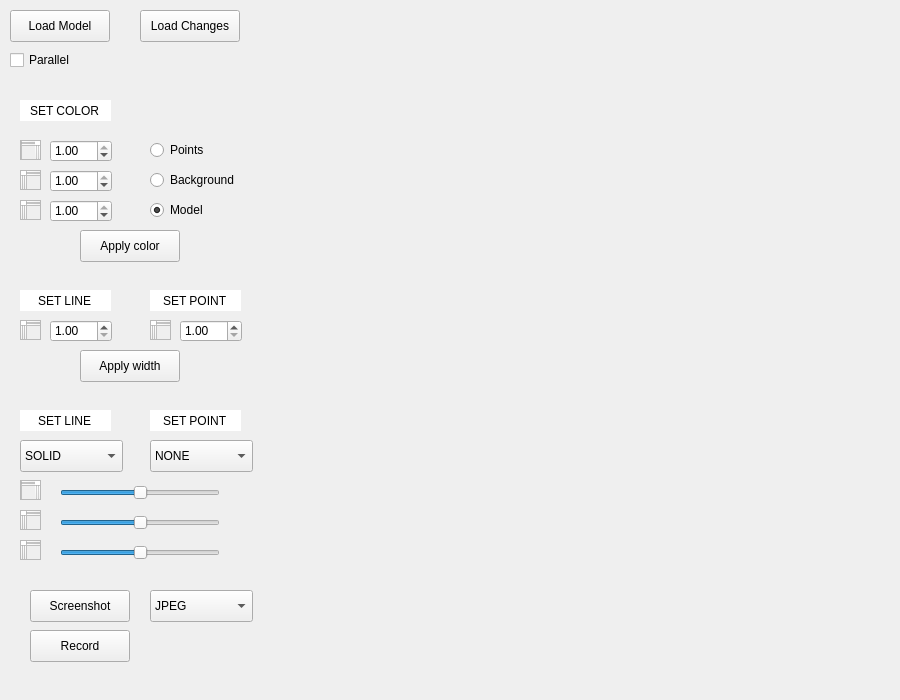
<?xml version="1.0" encoding="UTF-8"?>
<ui version="4.0">
 <class>MainWindow</class>
 <widget class="QMainWindow" name="MainWindow">
  <property name="geometry">
   <rect>
    <x>0</x>
    <y>0</y>
    <width>900</width>
    <height>700</height>
   </rect>
  </property>
  <property name="sizePolicy">
   <sizepolicy hsizetype="Minimum" vsizetype="Minimum">
    <horstretch>0</horstretch>
    <verstretch>0</verstretch>
   </sizepolicy>
  </property>
  <property name="minimumSize">
   <size>
    <width>900</width>
    <height>700</height>
   </size>
  </property>
  <property name="maximumSize">
   <size>
    <width>900</width>
    <height>700</height>
   </size>
  </property>
  <property name="windowTitle">
   <string>MainWindow</string>
  </property>
  <widget class="QWidget" name="centralwidget">
   <widget class="QWidget" name="gridLayoutWidget">
    <property name="geometry">
     <rect>
      <x>270</x>
      <y>10</y>
      <width>621</width>
      <height>561</height>
     </rect>
    </property>
    <layout class="QGridLayout" name="gridLayout"/>
   </widget>
   <widget class="QPushButton" name="change_model_button">
    <property name="geometry">
     <rect>
      <x>10</x>
      <y>10</y>
      <width>100</width>
      <height>32</height>
     </rect>
    </property>
    <property name="text">
     <string>Load Model</string>
    </property>
   </widget>
   <widget class="QLineEdit" name="lineEdit">
    <property name="geometry">
     <rect>
      <x>20</x>
      <y>100</y>
      <width>91</width>
      <height>21</height>
     </rect>
    </property>
    <property name="styleSheet">
     <string notr="true">lineEdit-&gt;setStyleSheet(&quot;QLineEdit {background-color: rgba(0, 0, 0, 0);}&quot;);</string>
    </property>
    <property name="text">
     <string>SET COLOR</string>
    </property>
    <property name="frame">
     <bool>false</bool>
    </property>
    <property name="echoMode">
     <enum>QLineEdit::Normal</enum>
    </property>
    <property name="alignment">
     <set>Qt::AlignCenter</set>
    </property>
    <property name="readOnly">
     <bool>true</bool>
    </property>
    <property name="placeholderText">
     <string/>
    </property>
   </widget>
   <widget class="QTextEdit" name="textEdit_R">
    <property name="geometry">
     <rect>
      <x>20</x>
      <y>140</y>
      <width>21</width>
      <height>20</height>
     </rect>
    </property>
    <property name="font">
     <font>
      <bold>true</bold>
     </font>
    </property>
    <property name="layoutDirection">
     <enum>Qt::RightToLeft</enum>
    </property>
    <property name="readOnly">
     <bool>true</bool>
    </property>
    <property name="html">
     <string>&lt;!DOCTYPE HTML PUBLIC &quot;-//W3C//DTD HTML 4.0//EN&quot; &quot;http://www.w3.org/TR/REC-html40/strict.dtd&quot;&gt;
&lt;html&gt;&lt;head&gt;&lt;meta name=&quot;qrichtext&quot; content=&quot;1&quot; /&gt;&lt;meta charset=&quot;utf-8&quot; /&gt;&lt;style type=&quot;text/css&quot;&gt;
p, li { white-space: pre-wrap; }
&lt;/style&gt;&lt;/head&gt;&lt;body style=&quot; font-family:'.AppleSystemUIFont'; font-size:13pt; font-weight:700; font-style:normal;&quot;&gt;
&lt;p style=&quot; margin-top:0px; margin-bottom:0px; margin-left:0px; margin-right:0px; -qt-block-indent:0; text-indent:0px;&quot;&gt;R&lt;/p&gt;&lt;/body&gt;&lt;/html&gt;</string>
    </property>
   </widget>
   <widget class="QTextEdit" name="textEdit_G">
    <property name="geometry">
     <rect>
      <x>20</x>
      <y>170</y>
      <width>21</width>
      <height>20</height>
     </rect>
    </property>
    <property name="font">
     <font>
      <bold>true</bold>
     </font>
    </property>
    <property name="readOnly">
     <bool>true</bool>
    </property>
    <property name="html">
     <string>&lt;!DOCTYPE HTML PUBLIC &quot;-//W3C//DTD HTML 4.0//EN&quot; &quot;http://www.w3.org/TR/REC-html40/strict.dtd&quot;&gt;
&lt;html&gt;&lt;head&gt;&lt;meta name=&quot;qrichtext&quot; content=&quot;1&quot; /&gt;&lt;meta charset=&quot;utf-8&quot; /&gt;&lt;style type=&quot;text/css&quot;&gt;
p, li { white-space: pre-wrap; }
&lt;/style&gt;&lt;/head&gt;&lt;body style=&quot; font-family:'.AppleSystemUIFont'; font-size:13pt; font-weight:700; font-style:normal;&quot;&gt;
&lt;p style=&quot; margin-top:0px; margin-bottom:0px; margin-left:0px; margin-right:0px; -qt-block-indent:0; text-indent:0px;&quot;&gt;G&lt;/p&gt;&lt;/body&gt;&lt;/html&gt;</string>
    </property>
   </widget>
   <widget class="QTextEdit" name="textEdit_B">
    <property name="geometry">
     <rect>
      <x>20</x>
      <y>200</y>
      <width>21</width>
      <height>20</height>
     </rect>
    </property>
    <property name="font">
     <font>
      <bold>true</bold>
     </font>
    </property>
    <property name="readOnly">
     <bool>true</bool>
    </property>
    <property name="html">
     <string>&lt;!DOCTYPE HTML PUBLIC &quot;-//W3C//DTD HTML 4.0//EN&quot; &quot;http://www.w3.org/TR/REC-html40/strict.dtd&quot;&gt;
&lt;html&gt;&lt;head&gt;&lt;meta name=&quot;qrichtext&quot; content=&quot;1&quot; /&gt;&lt;meta charset=&quot;utf-8&quot; /&gt;&lt;style type=&quot;text/css&quot;&gt;
p, li { white-space: pre-wrap; }
&lt;/style&gt;&lt;/head&gt;&lt;body style=&quot; font-family:'.AppleSystemUIFont'; font-size:13pt; font-weight:700; font-style:normal;&quot;&gt;
&lt;p style=&quot; margin-top:0px; margin-bottom:0px; margin-left:0px; margin-right:0px; -qt-block-indent:0; text-indent:0px;&quot;&gt;B&lt;/p&gt;&lt;/body&gt;&lt;/html&gt;</string>
    </property>
   </widget>
   <widget class="QDoubleSpinBox" name="spinBox_obj_R">
    <property name="geometry">
     <rect>
      <x>50</x>
      <y>140</y>
      <width>62</width>
      <height>22</height>
     </rect>
    </property>
    <property name="decimals">
     <number>2</number>
    </property>
    <property name="maximum">
     <double>1.000000000000000</double>
    </property>
    <property name="singleStep">
     <double>0.010000000000000</double>
    </property>
    <property name="value">
     <double>1.000000000000000</double>
    </property>
   </widget>
   <widget class="QDoubleSpinBox" name="spinBox_obj_G">
    <property name="geometry">
     <rect>
      <x>50</x>
      <y>170</y>
      <width>62</width>
      <height>22</height>
     </rect>
    </property>
    <property name="decimals">
     <number>2</number>
    </property>
    <property name="maximum">
     <double>1.000000000000000</double>
    </property>
    <property name="singleStep">
     <double>0.010000000000000</double>
    </property>
    <property name="value">
     <double>1.000000000000000</double>
    </property>
   </widget>
   <widget class="QDoubleSpinBox" name="spinBox_obj_B">
    <property name="geometry">
     <rect>
      <x>50</x>
      <y>200</y>
      <width>62</width>
      <height>22</height>
     </rect>
    </property>
    <property name="decimals">
     <number>2</number>
    </property>
    <property name="maximum">
     <double>1.000000000000000</double>
    </property>
    <property name="singleStep">
     <double>0.010000000000000</double>
    </property>
    <property name="value">
     <double>1.000000000000000</double>
    </property>
   </widget>
   <widget class="QPushButton" name="pushButton_apply_color">
    <property name="geometry">
     <rect>
      <x>80</x>
      <y>230</y>
      <width>100</width>
      <height>32</height>
     </rect>
    </property>
    <property name="text">
     <string>Apply color</string>
    </property>
   </widget>
   <widget class="QRadioButton" name="radioButton_back">
    <property name="geometry">
     <rect>
      <x>150</x>
      <y>170</y>
      <width>99</width>
      <height>20</height>
     </rect>
    </property>
    <property name="text">
     <string>Background</string>
    </property>
   </widget>
   <widget class="QRadioButton" name="radioButton_obj">
    <property name="geometry">
     <rect>
      <x>150</x>
      <y>200</y>
      <width>99</width>
      <height>20</height>
     </rect>
    </property>
    <property name="text">
     <string>Model</string>
    </property>
    <property name="checked">
     <bool>true</bool>
    </property>
   </widget>
   <widget class="QLineEdit" name="lineEdit_2">
    <property name="geometry">
     <rect>
      <x>20</x>
      <y>290</y>
      <width>91</width>
      <height>21</height>
     </rect>
    </property>
    <property name="styleSheet">
     <string notr="true">lineEdit-&gt;setStyleSheet(&quot;QLineEdit {background-color: rgba(0, 0, 0, 0);}&quot;);</string>
    </property>
    <property name="text">
     <string>SET LINE</string>
    </property>
    <property name="frame">
     <bool>false</bool>
    </property>
    <property name="echoMode">
     <enum>QLineEdit::Normal</enum>
    </property>
    <property name="alignment">
     <set>Qt::AlignCenter</set>
    </property>
    <property name="readOnly">
     <bool>true</bool>
    </property>
    <property name="placeholderText">
     <string/>
    </property>
   </widget>
   <widget class="QDoubleSpinBox" name="spinBox_obj_W">
    <property name="geometry">
     <rect>
      <x>50</x>
      <y>320</y>
      <width>62</width>
      <height>22</height>
     </rect>
    </property>
    <property name="decimals">
     <number>2</number>
    </property>
    <property name="minimum">
     <double>1.000000000000000</double>
    </property>
    <property name="maximum">
     <double>10.000000000000000</double>
    </property>
    <property name="singleStep">
     <double>0.010000000000000</double>
    </property>
   </widget>
   <widget class="QTextEdit" name="textEdit_B_2">
    <property name="geometry">
     <rect>
      <x>20</x>
      <y>320</y>
      <width>21</width>
      <height>20</height>
     </rect>
    </property>
    <property name="font">
     <font>
      <bold>true</bold>
     </font>
    </property>
    <property name="readOnly">
     <bool>true</bool>
    </property>
    <property name="html">
     <string>&lt;!DOCTYPE HTML PUBLIC &quot;-//W3C//DTD HTML 4.0//EN&quot; &quot;http://www.w3.org/TR/REC-html40/strict.dtd&quot;&gt;
&lt;html&gt;&lt;head&gt;&lt;meta name=&quot;qrichtext&quot; content=&quot;1&quot; /&gt;&lt;meta charset=&quot;utf-8&quot; /&gt;&lt;style type=&quot;text/css&quot;&gt;
p, li { white-space: pre-wrap; }
&lt;/style&gt;&lt;/head&gt;&lt;body style=&quot; font-family:'.AppleSystemUIFont'; font-size:13pt; font-weight:700; font-style:normal;&quot;&gt;
&lt;p style=&quot; margin-top:0px; margin-bottom:0px; margin-left:0px; margin-right:0px; -qt-block-indent:0; text-indent:0px;&quot;&gt;W&lt;/p&gt;&lt;/body&gt;&lt;/html&gt;</string>
    </property>
   </widget>
   <widget class="QPushButton" name="pushButton_apply_width">
    <property name="geometry">
     <rect>
      <x>80</x>
      <y>350</y>
      <width>100</width>
      <height>32</height>
     </rect>
    </property>
    <property name="text">
     <string>Apply width</string>
    </property>
   </widget>
   <widget class="QLineEdit" name="lineEdit_3">
    <property name="geometry">
     <rect>
      <x>150</x>
      <y>290</y>
      <width>91</width>
      <height>21</height>
     </rect>
    </property>
    <property name="styleSheet">
     <string notr="true">lineEdit-&gt;setStyleSheet(&quot;QLineEdit {background-color: rgba(0, 0, 0, 0);}&quot;);</string>
    </property>
    <property name="text">
     <string>SET POINT</string>
    </property>
    <property name="frame">
     <bool>false</bool>
    </property>
    <property name="echoMode">
     <enum>QLineEdit::Normal</enum>
    </property>
    <property name="alignment">
     <set>Qt::AlignCenter</set>
    </property>
    <property name="readOnly">
     <bool>true</bool>
    </property>
    <property name="placeholderText">
     <string/>
    </property>
   </widget>
   <widget class="QDoubleSpinBox" name="spinBox_obj_P">
    <property name="geometry">
     <rect>
      <x>180</x>
      <y>320</y>
      <width>62</width>
      <height>22</height>
     </rect>
    </property>
    <property name="decimals">
     <number>2</number>
    </property>
    <property name="minimum">
     <double>1.000000000000000</double>
    </property>
    <property name="maximum">
     <double>10.000000000000000</double>
    </property>
    <property name="singleStep">
     <double>0.010000000000000</double>
    </property>
   </widget>
   <widget class="QTextEdit" name="textEdit_B_3">
    <property name="geometry">
     <rect>
      <x>150</x>
      <y>320</y>
      <width>21</width>
      <height>20</height>
     </rect>
    </property>
    <property name="font">
     <font>
      <bold>true</bold>
     </font>
    </property>
    <property name="readOnly">
     <bool>true</bool>
    </property>
    <property name="html">
     <string>&lt;!DOCTYPE HTML PUBLIC &quot;-//W3C//DTD HTML 4.0//EN&quot; &quot;http://www.w3.org/TR/REC-html40/strict.dtd&quot;&gt;
&lt;html&gt;&lt;head&gt;&lt;meta name=&quot;qrichtext&quot; content=&quot;1&quot; /&gt;&lt;meta charset=&quot;utf-8&quot; /&gt;&lt;style type=&quot;text/css&quot;&gt;
p, li { white-space: pre-wrap; }
&lt;/style&gt;&lt;/head&gt;&lt;body style=&quot; font-family:'.AppleSystemUIFont'; font-size:13pt; font-weight:700; font-style:normal;&quot;&gt;
&lt;p style=&quot; margin-top:0px; margin-bottom:0px; margin-left:0px; margin-right:0px; -qt-block-indent:0; text-indent:0px;&quot;&gt;S&lt;/p&gt;&lt;/body&gt;&lt;/html&gt;</string>
    </property>
   </widget>
   <widget class="QLineEdit" name="lineEdit_4">
    <property name="geometry">
     <rect>
      <x>150</x>
      <y>410</y>
      <width>91</width>
      <height>21</height>
     </rect>
    </property>
    <property name="styleSheet">
     <string notr="true">lineEdit-&gt;setStyleSheet(&quot;QLineEdit {background-color: rgba(0, 0, 0, 0);}&quot;);</string>
    </property>
    <property name="text">
     <string>SET POINT</string>
    </property>
    <property name="frame">
     <bool>false</bool>
    </property>
    <property name="echoMode">
     <enum>QLineEdit::Normal</enum>
    </property>
    <property name="alignment">
     <set>Qt::AlignCenter</set>
    </property>
    <property name="readOnly">
     <bool>true</bool>
    </property>
    <property name="placeholderText">
     <string/>
    </property>
   </widget>
   <widget class="QLineEdit" name="lineEdit_5">
    <property name="geometry">
     <rect>
      <x>20</x>
      <y>410</y>
      <width>91</width>
      <height>21</height>
     </rect>
    </property>
    <property name="styleSheet">
     <string notr="true">lineEdit-&gt;setStyleSheet(&quot;QLineEdit {background-color: rgba(0, 0, 0, 0);}&quot;);</string>
    </property>
    <property name="text">
     <string>SET LINE</string>
    </property>
    <property name="frame">
     <bool>false</bool>
    </property>
    <property name="echoMode">
     <enum>QLineEdit::Normal</enum>
    </property>
    <property name="alignment">
     <set>Qt::AlignCenter</set>
    </property>
    <property name="readOnly">
     <bool>true</bool>
    </property>
    <property name="placeholderText">
     <string/>
    </property>
   </widget>
   <widget class="QComboBox" name="comboBox_line">
    <property name="geometry">
     <rect>
      <x>20</x>
      <y>440</y>
      <width>103</width>
      <height>32</height>
     </rect>
    </property>
    <item>
     <property name="text">
      <string>SOLID</string>
     </property>
    </item>
    <item>
     <property name="text">
      <string>DASHED</string>
     </property>
    </item>
   </widget>
   <widget class="QComboBox" name="comboBox_point">
    <property name="geometry">
     <rect>
      <x>150</x>
      <y>440</y>
      <width>103</width>
      <height>32</height>
     </rect>
    </property>
    <item>
     <property name="text">
      <string>NONE</string>
     </property>
    </item>
    <item>
     <property name="text">
      <string>CIRCLE</string>
     </property>
    </item>
    <item>
     <property name="text">
      <string>SQUARE</string>
     </property>
    </item>
   </widget>
   <widget class="QRadioButton" name="radioButton_point">
    <property name="geometry">
     <rect>
      <x>150</x>
      <y>140</y>
      <width>99</width>
      <height>20</height>
     </rect>
    </property>
    <property name="text">
     <string>Points</string>
    </property>
   </widget>
   <widget class="QPushButton" name="btnRecordGif">
    <property name="geometry">
     <rect>
      <x>30</x>
      <y>630</y>
      <width>100</width>
      <height>32</height>
     </rect>
    </property>
    <property name="text">
     <string>Record</string>
    </property>
   </widget>
   <widget class="QComboBox" name="comboBox">
    <property name="geometry">
     <rect>
      <x>150</x>
      <y>590</y>
      <width>103</width>
      <height>32</height>
     </rect>
    </property>
    <item>
     <property name="text">
      <string>JPEG</string>
     </property>
    </item>
    <item>
     <property name="text">
      <string>BMP</string>
     </property>
    </item>
   </widget>
   <widget class="QPushButton" name="btnScreenShot">
    <property name="geometry">
     <rect>
      <x>30</x>
      <y>590</y>
      <width>100</width>
      <height>32</height>
     </rect>
    </property>
    <property name="text">
     <string>Screenshot</string>
    </property>
   </widget>
   <widget class="QSlider" name="horizontalSlider_X">
    <property name="geometry">
     <rect>
      <x>60</x>
      <y>480</y>
      <width>160</width>
      <height>25</height>
     </rect>
    </property>
    <property name="minimum">
     <number>-20</number>
    </property>
    <property name="maximum">
     <number>20</number>
    </property>
    <property name="orientation">
     <enum>Qt::Horizontal</enum>
    </property>
   </widget>
   <widget class="QSlider" name="horizontalSlider_Y">
    <property name="geometry">
     <rect>
      <x>60</x>
      <y>510</y>
      <width>160</width>
      <height>25</height>
     </rect>
    </property>
    <property name="minimum">
     <number>-20</number>
    </property>
    <property name="maximum">
     <number>20</number>
    </property>
    <property name="orientation">
     <enum>Qt::Horizontal</enum>
    </property>
   </widget>
   <widget class="QSlider" name="horizontalSlider_Z">
    <property name="geometry">
     <rect>
      <x>60</x>
      <y>540</y>
      <width>160</width>
      <height>25</height>
     </rect>
    </property>
    <property name="minimum">
     <number>-20</number>
    </property>
    <property name="maximum">
     <number>20</number>
    </property>
    <property name="orientation">
     <enum>Qt::Horizontal</enum>
    </property>
   </widget>
   <widget class="QTextEdit" name="textEdit_X">
    <property name="geometry">
     <rect>
      <x>20</x>
      <y>480</y>
      <width>21</width>
      <height>20</height>
     </rect>
    </property>
    <property name="font">
     <font>
      <bold>true</bold>
     </font>
    </property>
    <property name="layoutDirection">
     <enum>Qt::RightToLeft</enum>
    </property>
    <property name="readOnly">
     <bool>true</bool>
    </property>
    <property name="html">
     <string>&lt;!DOCTYPE HTML PUBLIC &quot;-//W3C//DTD HTML 4.0//EN&quot; &quot;http://www.w3.org/TR/REC-html40/strict.dtd&quot;&gt;
&lt;html&gt;&lt;head&gt;&lt;meta name=&quot;qrichtext&quot; content=&quot;1&quot; /&gt;&lt;meta charset=&quot;utf-8&quot; /&gt;&lt;style type=&quot;text/css&quot;&gt;
p, li { white-space: pre-wrap; }
&lt;/style&gt;&lt;/head&gt;&lt;body style=&quot; font-family:'.AppleSystemUIFont'; font-size:13pt; font-weight:700; font-style:normal;&quot;&gt;
&lt;p style=&quot; margin-top:0px; margin-bottom:0px; margin-left:0px; margin-right:0px; -qt-block-indent:0; text-indent:0px;&quot;&gt;X&lt;/p&gt;&lt;/body&gt;&lt;/html&gt;</string>
    </property>
   </widget>
   <widget class="QTextEdit" name="textEdit_Y">
    <property name="geometry">
     <rect>
      <x>20</x>
      <y>510</y>
      <width>21</width>
      <height>20</height>
     </rect>
    </property>
    <property name="font">
     <font>
      <bold>true</bold>
     </font>
    </property>
    <property name="readOnly">
     <bool>true</bool>
    </property>
    <property name="html">
     <string>&lt;!DOCTYPE HTML PUBLIC &quot;-//W3C//DTD HTML 4.0//EN&quot; &quot;http://www.w3.org/TR/REC-html40/strict.dtd&quot;&gt;
&lt;html&gt;&lt;head&gt;&lt;meta name=&quot;qrichtext&quot; content=&quot;1&quot; /&gt;&lt;meta charset=&quot;utf-8&quot; /&gt;&lt;style type=&quot;text/css&quot;&gt;
p, li { white-space: pre-wrap; }
&lt;/style&gt;&lt;/head&gt;&lt;body style=&quot; font-family:'.AppleSystemUIFont'; font-size:13pt; font-weight:700; font-style:normal;&quot;&gt;
&lt;p style=&quot; margin-top:0px; margin-bottom:0px; margin-left:0px; margin-right:0px; -qt-block-indent:0; text-indent:0px;&quot;&gt;Y&lt;/p&gt;&lt;/body&gt;&lt;/html&gt;</string>
    </property>
   </widget>
   <widget class="QTextEdit" name="textEdit_Z">
    <property name="geometry">
     <rect>
      <x>20</x>
      <y>540</y>
      <width>21</width>
      <height>20</height>
     </rect>
    </property>
    <property name="font">
     <font>
      <bold>true</bold>
     </font>
    </property>
    <property name="readOnly">
     <bool>true</bool>
    </property>
    <property name="html">
     <string>&lt;!DOCTYPE HTML PUBLIC &quot;-//W3C//DTD HTML 4.0//EN&quot; &quot;http://www.w3.org/TR/REC-html40/strict.dtd&quot;&gt;
&lt;html&gt;&lt;head&gt;&lt;meta name=&quot;qrichtext&quot; content=&quot;1&quot; /&gt;&lt;meta charset=&quot;utf-8&quot; /&gt;&lt;style type=&quot;text/css&quot;&gt;
p, li { white-space: pre-wrap; }
&lt;/style&gt;&lt;/head&gt;&lt;body style=&quot; font-family:'.AppleSystemUIFont'; font-size:13pt; font-weight:700; font-style:normal;&quot;&gt;
&lt;p style=&quot; margin-top:0px; margin-bottom:0px; margin-left:0px; margin-right:0px; -qt-block-indent:0; text-indent:0px;&quot;&gt;Z&lt;/p&gt;&lt;/body&gt;&lt;/html&gt;</string>
    </property>
   </widget>
   <widget class="QPushButton" name="pushButton_load">
    <property name="geometry">
     <rect>
      <x>140</x>
      <y>10</y>
      <width>100</width>
      <height>32</height>
     </rect>
    </property>
    <property name="text">
     <string>Load Changes</string>
    </property>
   </widget>
   <widget class="QCheckBox" name="checkBox_change_view">
    <property name="geometry">
     <rect>
      <x>10</x>
      <y>50</y>
      <width>101</width>
      <height>20</height>
     </rect>
    </property>
    <property name="text">
     <string>Parallel</string>
    </property>
   </widget>
  </widget>
 </widget>
 <resources/>
 <connections/>
</ui>
